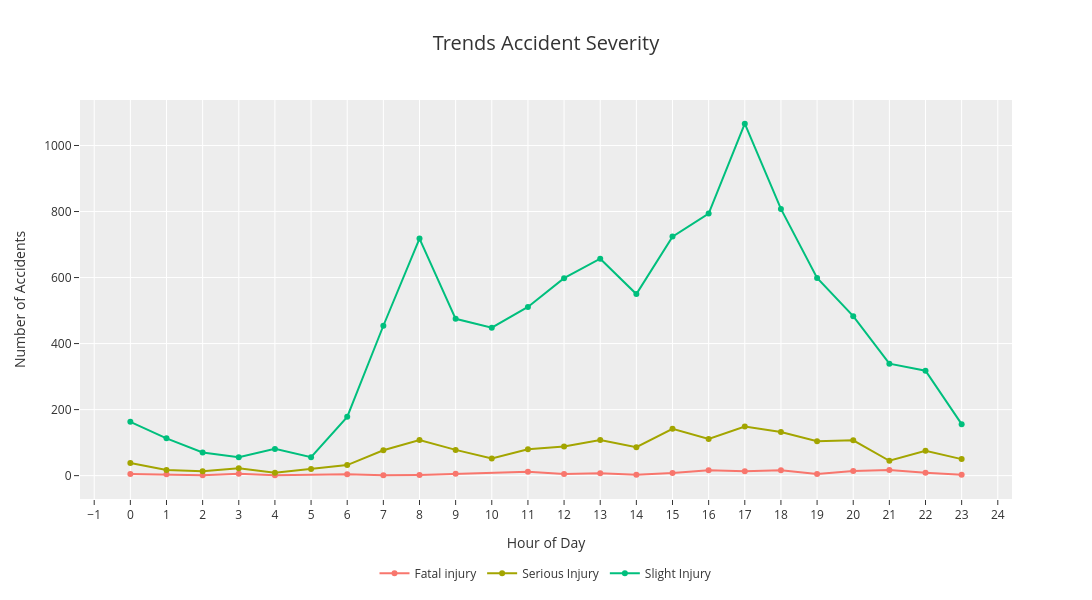

Notebook source saved alongside this figure:
### Code cell
df['Time'] = pd.to_datetime(df['Time'], format='%H:%M:%S')
df['h'] = df['Time'].dt.hour

df_grouped = df.groupby(['h', 'Accident_severity']).size().reset_index(name='counts')
fig = px.line(
    df_grouped, x='h', y='counts',
    color='Accident_severity',
    markers=True,
    template='ggplot2',
    title='Trends Accident Severity'
)
fig.update_layout(
    xaxis_title='Hour of Day',
    yaxis_title='Number of Accidents',
    width=1200,
    height=600,
    xaxis=dict(dtick=1),
    title={'x': 0.5, 'xanchor': 'center', 'font': {'size': 20}},
    legend=dict(orientation='h', yanchor='top', y=-0.15, xanchor='center', x=0.5),
    legend_title_text=''
)
fig.show()

### Figure 1 — Plotly figure (JSON) as saved in the notebook; plotly's stock layout.template omitted (floating-point values rounded to 4 significant figures)
{"data": [{"hovertemplate": "Accident_severity=Fatal injury<br>h=%{x}<br>counts=%{y}<extra></extra>", "legendgroup": "Fatal injury", "line": {"color": "#F8766D", "dash": "solid"}, "marker": {"symbol": "circle"}, "mode": "lines+markers", "name": "Fatal injury", "orientation": "v", "showlegend": true, "type": "scatter", "x": [0, 1, 2, 3, 4, 6, 7, 8, 9, 11, 12, 13, 14, 15, 16, 17, 18, 19, 20, 21, 22, 23], "xaxis": "x", "y": [5, 4, 1, 6, 1, 4, 1, 2, 6, 12, 5, 7, 3, 8, 16, 13, 16, 5, 14, 17, 9, 3], "yaxis": "y"}, {"hovertemplate": "Accident_severity=Serious Injury<br>h=%{x}<br>counts=%{y}<extra></extra>", "legendgroup": "Serious Injury", "line": {"color": "#A3A500", "dash": "solid"}, "marker": {"symbol": "circle"}, "mode": "lines+markers", "name": "Serious Injury", "orientation": "v", "showlegend": true, "type": "scatter", "x": [0, 1, 2, 3, 4, 5, 6, 7, 8, 9, 10, 11, 12, 13, 14, 15, 16, 17, 18, 19, 20, 21, 22, 23], "xaxis": "x", "y": [38, 17, 13, 22, 9, 20, 32, 77, 108, 78, 52, 80, 88, 108, 86, 142, 111, 149, 132, 104, 107, 45, 75, 50], "yaxis": "y"}, {"hovertemplate": "Accident_severity=Slight Injury<br>h=%{x}<br>counts=%{y}<extra></extra>", "legendgroup": "Slight Injury", "line": {"color": "#00BF7D", "dash": "solid"}, "marker": {"symbol": "circle"}, "mode": "lines+markers", "name": "Slight Injury", "orientation": "v", "showlegend": true, "type": "scatter", "x": [0, 1, 2, 3, 4, 5, 6, 7, 8, 9, 10, 11, 12, 13, 14, 15, 16, 17, 18, 19, 20, 21, 22, 23], "xaxis": "x", "y": [163, 113, 70, 56, 81, 56, 178, 454, 718, 475, 448, 511, 598, 657, 550, 724, 794, 1066, 808, 599, 483, 339, 318, 156], "yaxis": "y"}], "layout": {"height": 600, "legend": {"orientation": "h", "title": {"text": ""}, "tracegroupgap": 0, "x": 0.5, "xanchor": "center", "y": -0.15, "yanchor": "top"}, "title": {"font": {"size": 20}, "text": "Trends Accident Severity", "x": 0.5, "xanchor": "center"}, "width": 1200, "xaxis": {"anchor": "y", "domain": [0, 1], "dtick": 1, "title": {"text": "Hour of Day"}}, "yaxis": {"anchor": "x", "domain": [0, 1], "title": {"text": "Number of Accidents"}}}}
